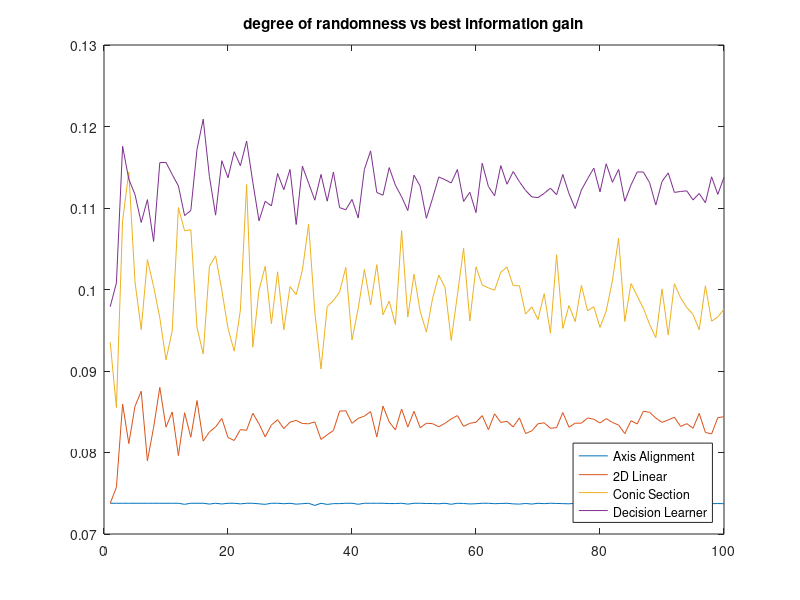

Write the MATLAB code that produced this figure.
clear

load incrementingnumberofrepetition.mat
x=1:100;
plot(x,g1l,x,g2l,x,g3l,x,g4l)
title('degree of randomness vs best information gain');
legend('Axis Alignment','2D Linear','Conic Section','Decision Learner', 'location', 'southeast')